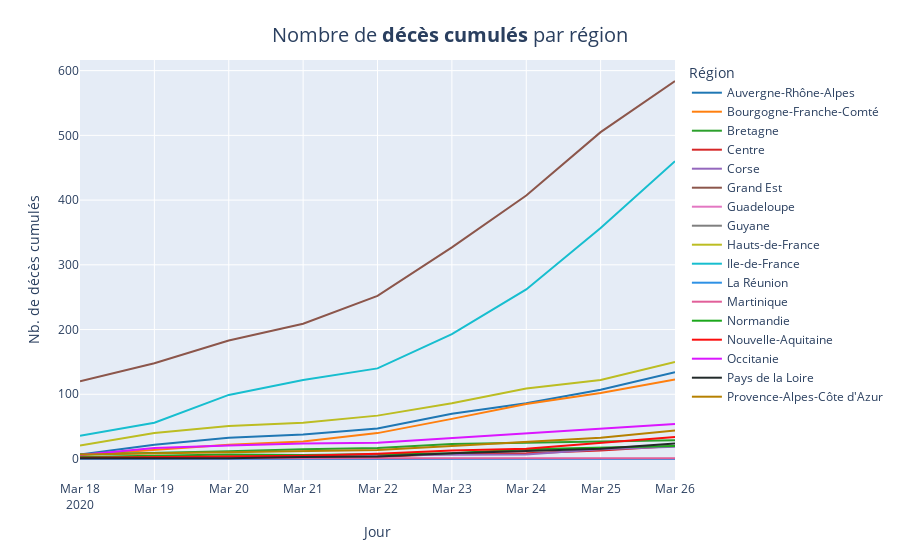

Source (notebook cell):
### Code cell
fig = px.line(x=df_region['jour'], y=df_region['dc'], color=df_region["regionName"], labels={'color':'Région'}, color_discrete_sequence=colors)
fig.update_layout(
    title={
                'text': "Nombre de <b>décès cumulés</b> par région",
                'y':0.95,
                'x':0.5,
                'xanchor': 'center',
                'yanchor': 'top'},
                titlefont = dict(
                size=20)
                 )
fig.update_xaxes(title="Jour")
fig.update_yaxes(title="Nb. de décès cumulés")
fig.write_image("images/charts/france/dc_cum_line.png", scale=3, width=1100, height=700)
fig.show()

### Figure 1 — Plotly figure (JSON) as saved in the notebook; plotly's stock layout.template omitted (floating-point values rounded to 4 significant figures)
{"data": [{"hoverlabel": {"namelength": 0}, "hovertemplate": "Région=Auvergne-Rhône-Alpes<br>x=%{x}<br>y=%{y}", "legendgroup": "Auvergne-Rhône-Alpes", "line": {"color": "#1F77B4", "dash": "solid"}, "mode": "lines", "name": "Auvergne-Rhône-Alpes", "showlegend": true, "type": "scatter", "x": ["2020-03-18", "2020-03-19", "2020-03-20", "2020-03-21", "2020-03-22", "2020-03-23", "2020-03-24", "2020-03-25", "2020-03-26"], "xaxis": "x", "y": [7, 22, 33, 38, 47, 70, 86, 107, 134], "yaxis": "y"}, {"hoverlabel": {"namelength": 0}, "hovertemplate": "Région=Bourgogne-Franche-Comté<br>x=%{x}<br>y=%{y}", "legendgroup": "Bourgogne-Franche-Comté", "line": {"color": "#FF7F0E", "dash": "solid"}, "mode": "lines", "name": "Bourgogne-Franche-Comté", "showlegend": true, "type": "scatter", "x": ["2020-03-18", "2020-03-19", "2020-03-20", "2020-03-21", "2020-03-22", "2020-03-23", "2020-03-24", "2020-03-25", "2020-03-26"], "xaxis": "x", "y": [6, 14, 22, 27, 40, 62, 85, 102, 123], "yaxis": "y"}, {"hoverlabel": {"namelength": 0}, "hovertemplate": "Région=Bretagne<br>x=%{x}<br>y=%{y}", "legendgroup": "Bretagne", "line": {"color": "#2CA02C", "dash": "solid"}, "mode": "lines", "name": "Bretagne", "showlegend": true, "type": "scatter", "x": ["2020-03-18", "2020-03-19", "2020-03-20", "2020-03-21", "2020-03-22", "2020-03-23", "2020-03-24", "2020-03-25", "2020-03-26"], "xaxis": "x", "y": [7, 9, 12, 15, 17, 23, 25, 28, 29], "yaxis": "y"}, {"hoverlabel": {"namelength": 0}, "hovertemplate": "Région=Centre<br>x=%{x}<br>y=%{y}", "legendgroup": "Centre", "line": {"color": "#D62728", "dash": "solid"}, "mode": "lines", "name": "Centre", "showlegend": true, "type": "scatter", "x": ["2020-03-18", "2020-03-19", "2020-03-20", "2020-03-21", "2020-03-22", "2020-03-23", "2020-03-24", "2020-03-25", "2020-03-26"], "xaxis": "x", "y": [1, 1, 2, 2, 3, 8, 9, 13, 20], "yaxis": "y"}, {"hoverlabel": {"namelength": 0}, "hovertemplate": "Région=Corse<br>x=%{x}<br>y=%{y}", "legendgroup": "Corse", "line": {"color": "#9467BD", "dash": "solid"}, "mode": "lines", "name": "Corse", "showlegend": true, "type": "scatter", "x": ["2020-03-18", "2020-03-19", "2020-03-20", "2020-03-21", "2020-03-22", "2020-03-23", "2020-03-24", "2020-03-25", "2020-03-26"], "xaxis": "x", "y": [0, 1, 3, 4, 6, 7, 7, 15, 19], "yaxis": "y"}, {"hoverlabel": {"namelength": 0}, "hovertemplate": "Région=Grand Est<br>x=%{x}<br>y=%{y}", "legendgroup": "Grand Est", "line": {"color": "#8C564B", "dash": "solid"}, "mode": "lines", "name": "Grand Est", "showlegend": true, "type": "scatter", "x": ["2020-03-18", "2020-03-19", "2020-03-20", "2020-03-21", "2020-03-22", "2020-03-23", "2020-03-24", "2020-03-25", "2020-03-26"], "xaxis": "x", "y": [120, 148, 183, 209, 252, 327, 407, 505, 584], "yaxis": "y"}, {"hoverlabel": {"namelength": 0}, "hovertemplate": "Région=Guadeloupe<br>x=%{x}<br>y=%{y}", "legendgroup": "Guadeloupe", "line": {"color": "#E377C2", "dash": "solid"}, "mode": "lines", "name": "Guadeloupe", "showlegend": true, "type": "scatter", "x": ["2020-03-18", "2020-03-19", "2020-03-20", "2020-03-21", "2020-03-22", "2020-03-23", "2020-03-24", "2020-03-25", "2020-03-26"], "xaxis": "x", "y": [0, 0, 0, 0, 0, 0, 0, 0, 0], "yaxis": "y"}, {"hoverlabel": {"namelength": 0}, "hovertemplate": "Région=Guyane<br>x=%{x}<br>y=%{y}", "legendgroup": "Guyane", "line": {"color": "#7F7F7F", "dash": "solid"}, "mode": "lines", "name": "Guyane", "showlegend": true, "type": "scatter", "x": ["2020-03-18", "2020-03-19", "2020-03-20", "2020-03-21", "2020-03-22", "2020-03-23", "2020-03-24", "2020-03-25", "2020-03-26"], "xaxis": "x", "y": [0, 0, 0, 0, 0, 0, 0, 0, 0], "yaxis": "y"}, {"hoverlabel": {"namelength": 0}, "hovertemplate": "Région=Hauts-de-France<br>x=%{x}<br>y=%{y}", "legendgroup": "Hauts-de-France", "line": {"color": "#BCBD22", "dash": "solid"}, "mode": "lines", "name": "Hauts-de-France", "showlegend": true, "type": "scatter", "x": ["2020-03-18", "2020-03-19", "2020-03-20", "2020-03-21", "2020-03-22", "2020-03-23", "2020-03-24", "2020-03-25", "2020-03-26"], "xaxis": "x", "y": [21, 40, 51, 56, 67, 86, 109, 122, 150], "yaxis": "y"}, {"hoverlabel": {"namelength": 0}, "hovertemplate": "Région=Ile-de-France<br>x=%{x}<br>y=%{y}", "legendgroup": "Ile-de-France", "line": {"color": "#17BECF", "dash": "solid"}, "mode": "lines", "name": "Ile-de-France", "showlegend": true, "type": "scatter", "x": ["2020-03-18", "2020-03-19", "2020-03-20", "2020-03-21", "2020-03-22", "2020-03-23", "2020-03-24", "2020-03-25", "2020-03-26"], "xaxis": "x", "y": [36, 56, 99, 122, 140, 193, 262, 357, 460], "yaxis": "y"}, {"hoverlabel": {"namelength": 0}, "hovertemplate": "Région=La Réunion<br>x=%{x}<br>y=%{y}", "legendgroup": "La Réunion", "line": {"color": "#2E91E5", "dash": "solid"}, "mode": "lines", "name": "La Réunion", "showlegend": true, "type": "scatter", "x": ["2020-03-18", "2020-03-19", "2020-03-20", "2020-03-21", "2020-03-22", "2020-03-23", "2020-03-24", "2020-03-25", "2020-03-26"], "xaxis": "x", "y": [0, 0, 0, 0, 0, 0, 0, 0, 0], "yaxis": "y"}, {"hoverlabel": {"namelength": 0}, "hovertemplate": "Région=Martinique<br>x=%{x}<br>y=%{y}", "legendgroup": "Martinique", "line": {"color": "#E15F99", "dash": "solid"}, "mode": "lines", "name": "Martinique", "showlegend": true, "type": "scatter", "x": ["2020-03-18", "2020-03-19", "2020-03-20", "2020-03-21", "2020-03-22", "2020-03-23", "2020-03-24", "2020-03-25", "2020-03-26"], "xaxis": "x", "y": [1, 1, 1, 1, 1, 1, 1, 1, 1], "yaxis": "y"}, {"hoverlabel": {"namelength": 0}, "hovertemplate": "Région=Normandie<br>x=%{x}<br>y=%{y}", "legendgroup": "Normandie", "line": {"color": "#1CA71C", "dash": "solid"}, "mode": "lines", "name": "Normandie", "showlegend": true, "type": "scatter", "x": ["2020-03-18", "2020-03-19", "2020-03-20", "2020-03-21", "2020-03-22", "2020-03-23", "2020-03-24", "2020-03-25", "2020-03-26"], "xaxis": "x", "y": [3, 5, 7, 6, 8, 9, 15, 18, 20], "yaxis": "y"}, {"hoverlabel": {"namelength": 0}, "hovertemplate": "Région=Nouvelle-Aquitaine<br>x=%{x}<br>y=%{y}", "legendgroup": "Nouvelle-Aquitaine", "line": {"color": "#FB0D0D", "dash": "solid"}, "mode": "lines", "name": "Nouvelle-Aquitaine", "showlegend": true, "type": "scatter", "x": ["2020-03-18", "2020-03-19", "2020-03-20", "2020-03-21", "2020-03-22", "2020-03-23", "2020-03-24", "2020-03-25", "2020-03-26"], "xaxis": "x", "y": [2, 3, 4, 5, 8, 13, 16, 25, 34], "yaxis": "y"}, {"hoverlabel": {"namelength": 0}, "hovertemplate": "Région=Occitanie<br>x=%{x}<br>y=%{y}", "legendgroup": "Occitanie", "line": {"color": "#DA16FF", "dash": "solid"}, "mode": "lines", "name": "Occitanie", "showlegend": true, "type": "scatter", "x": ["2020-03-18", "2020-03-19", "2020-03-20", "2020-03-21", "2020-03-22", "2020-03-23", "2020-03-24", "2020-03-25", "2020-03-26"], "xaxis": "x", "y": [6, 17, 21, 24, 25, 32, 39, 46, 54], "yaxis": "y"}, {"hoverlabel": {"namelength": 0}, "hovertemplate": "Région=Pays de la Loire<br>x=%{x}<br>y=%{y}", "legendgroup": "Pays de la Loire", "line": {"color": "#222A2A", "dash": "solid"}, "mode": "lines", "name": "Pays de la Loire", "showlegend": true, "type": "scatter", "x": ["2020-03-18", "2020-03-19", "2020-03-20", "2020-03-21", "2020-03-22", "2020-03-23", "2020-03-24", "2020-03-25", "2020-03-26"], "xaxis": "x", "y": [1, 1, 1, 3, 4, 9, 13, 16, 24], "yaxis": "y"}, {"hoverlabel": {"namelength": 0}, "hovertemplate": "Région=Provence-Alpes-Côte d'Azur<br>x=%{x}<br>y=%{y}", "legendgroup": "Provence-Alpes-Côte d'Azur", "line": {"color": "#B68100", "dash": "solid"}, "mode": "lines", "name": "Provence-Alpes-Côte d'Azur", "showlegend": true, "type": "scatter", "x": ["2020-03-18", "2020-03-19", "2020-03-20", "2020-03-21", "2020-03-22", "2020-03-23", "2020-03-24", "2020-03-25", "2020-03-26"], "xaxis": "x", "y": [7, 9, 11, 13, 14, 20, 26, 33, 44], "yaxis": "y"}], "layout": {"legend": {"title": {"text": "Région"}, "tracegroupgap": 0}, "margin": {"t": 60}, "title": {"font": {"size": 20}, "text": "Nombre de <b>décès cumulés</b> par région", "x": 0.5, "xanchor": "center", "y": 0.95, "yanchor": "top"}, "xaxis": {"anchor": "y", "domain": [0, 1], "title": {"text": "Jour"}}, "yaxis": {"anchor": "x", "domain": [0, 1], "title": {"text": "Nb. de décès cumulés"}}}}
